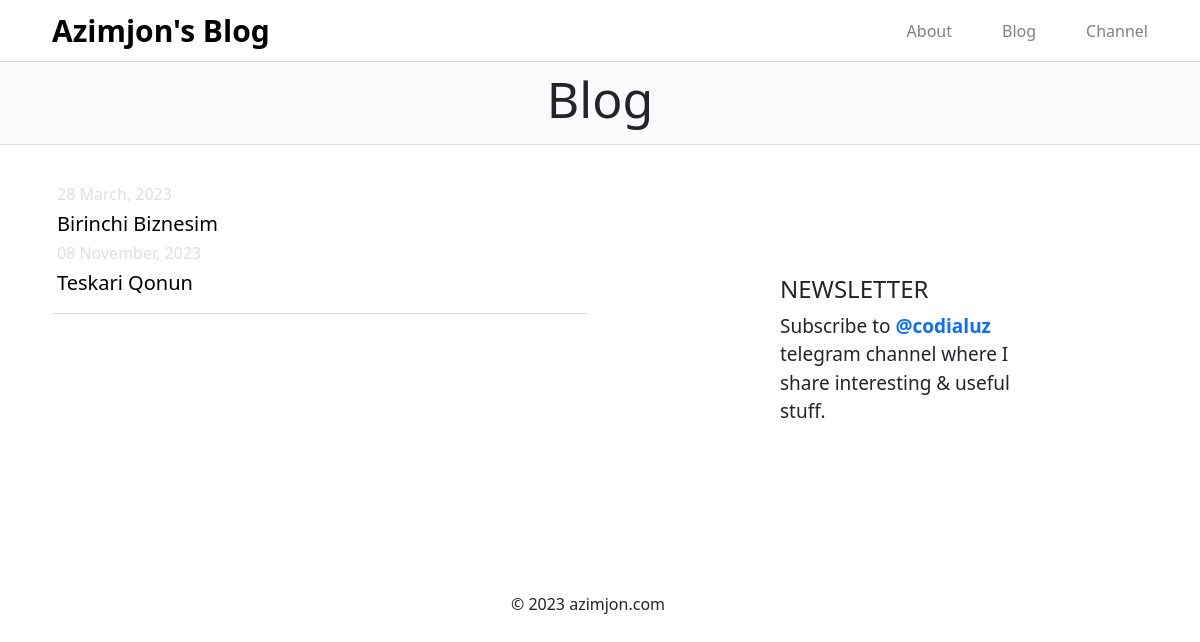
Screenshot of /blog/ with the database file from the repository.
### mainApp/models.py (models this page shows, shortened)
class Maqola(models.Model):
    title = models.CharField(max_length=50)
    date = models.DateField()
    text = models.TextField()
    photo = models.FileField(blank=True)
    slug = models.SlugField(unique=True, editable=False)

### mainApp/views.py (the view)
# urls.py: 2. Add a URL to urlpatterns:  path('blog/', include('blog.urls'))
def blog(request):
    maqolalar = Maqola.objects.all()
    content = {
        "maqolalar": maqolalar
    }
    return render(request, "blog.html", content)

### templates/blog.html (shortened to what this page needs)
<!DOCTYPE html>
<html lang="uz">
<head>
    {% load static %}
    <link rel="stylesheet" href="{% static 'bootstrap-5.0.2-dist/css/bootstrap.css' %}">
    <link rel="stylesheet" href="{% static 'css/blog.css' %}">
</head>
<body>
<div class="container-fluid">
    <div class="row navbar">
        <div class="col-12 col-md-6 col-sm-6 navbar-icon"><a href="/">Azimjon's Blog</a></div>
        <div class="col-12 col-md-6 col-sm-6 navbar-link">
            <div><a href="/about/">About</a></div>
            <div><a href="/blog/">Blog</a></div>
            <div><a href="https://t.me/s/lazyprogrammer" target="_blank">Channel</a></div>
        </div>
    </div>
    <div class="row blog">
        <div class="col-12">
            <h1>Blog</h1>
        </div>
    </div>
    <div class="row main">
        <div class="col-12 col-md-6 col-sm-6 main-card1">
            <div class="main-card1-link">
                {% for article in maqolalar %}
                <a class="list-item" href="/maqola/{{ article.slug }}/">
                    <h6>{{ article.date|date:"d F, Y" }}<h6>
                            <h5>{{ article.title }}</h5>
                </a>
                {% endfor %}
            </div>
        </div>
        <div class="col-12 col-md-6 col-sm-6 main-card2">
            <h4>NEWSLETTER</h4>
            <p>Subscribe to <a href="#">@codialuz</a> telegram channel where I share interesting & useful stuff.</p>
        </div>
    </div>
    <div class="row footer">
        <p>© 2023 azimjon.com</p>
    </div>
</div>
</body>
</html>

### static/css/blog.css (style rules this page uses)
body { margin: 0; padding: 0; -webkit-box-sizing: border-box; box-sizing: border-box; }
.container-fluid .navbar { padding-right: 40px; padding-left: 40px; border-bottom: 1px solid #DEDEDE; }
.container-fluid .navbar .navbar-icon a { font-size: 30px; font-weight: bold; text-decoration: none; color: #000; }
.container-fluid .navbar .navbar-link { -webkit-box-pack: end; -ms-flex-pack: end; justify-content: end; display: -webkit-box; display: -ms-flexbox; display: flex; }
.container-fluid .navbar .navbar-link a { text-decoration: none; margin-left: 50px; color: grey; }
.container-fluid .blog { background-color: #FAFAFC; border-bottom: 1px solid #DEDEDE; padding: 7px 0px; }
.container-fluid .blog .col-12 h1 { font-weight: 400; font-size: 50px; text-align: center; }
.container-fluid .main { padding-left: 40px; padding-right: 40px; padding-top: 30px; }
.container-fluid .main .main-card1 .main-card1-link { width: 100%; padding: 10px 5px; border-bottom: 1px solid #DEDEDE; }
.container-fluid .main .main-card1 .main-card1-link a { width: 100%; cursor: pointer; display: inline-block; position: relative; -webkit-transition: 0.5s; transition: 0.5s; text-decoration: none; }
.container-fluid .main .main-card1 .main-card1-link a h6 { font-weight: normal; color: #DEDEDE; }
.container-fluid .main .main-card1 .main-card1-link a h5 { font-size: 20l, m px; font-weight: normal; color: #000; }
.container-fluid .main .main-card1 .main-card1-link a:after { width: 30px; font-size: 50px; content: '»'; position: absolute; margin-top: -25px; opacity: 0; top: 10px; right: -20px; -webkit-transition: 0.5s; transition: 0.5s; }
.container-fluid .main .main-card2 { width: 100%; margin-left: 15%; margin-top: 100px; width: 290px; }
.container-fluid .main .main-card2 p { font-size: 19px; }
.container-fluid .main .main-card2 a { text-decoration: none; font-weight: bold; }
.container-fluid .footer { margin-top: 150px; width: 100%; text-align: center; }

### rows the page displays
Maqola: date "28 March, 2023", title "Birinchi Biznesim"
Maqola: date "08 November, 2023", title "Teskari Qonun"
